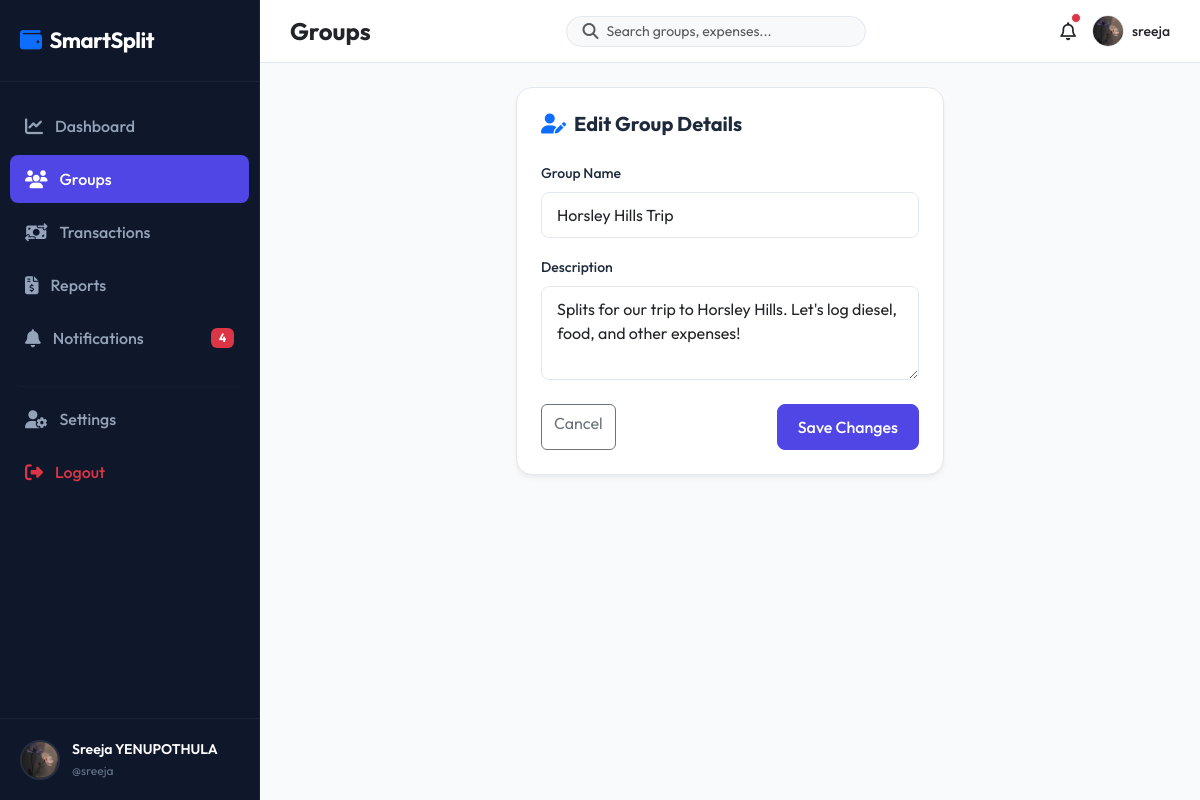
Screenshot of /groups/3/edit/ (signed in) with the database file from the repository.
### accounts/models.py (models this page shows, shortened)
class Profile(models.Model):
    user = models.OneToOneField(User, on_delete=models.CASCADE, related_name='profile')
    profile_picture = models.ImageField(upload_to='profiles/', default='profiles/default.png', blank=True)
    phone_number = models.CharField(max_length=15, blank=True)
    upi_id = models.CharField(max_length=50, blank=True)

### groups/models.py (models this page shows, shortened)
class Group(models.Model):
    name = models.CharField(max_length=100)
    description = models.TextField(blank=True)
    created_by = models.ForeignKey(User, on_delete=models.CASCADE, related_name='created_groups')
    created_date = models.DateTimeField(auto_now_add=True)
    invite_code = models.CharField(max_length=12, unique=True, blank=True)

### groups/views.py (the view)
# urls.py: path('<int:group_id>/edit/', views.group_edit_view, name='edit'),
@login_required
def group_edit_view(request, group_id):
    group = get_object_or_404(Group, id=group_id)
    if group.created_by != request.user:
        messages.error(request, "Only the group creator can edit this group.")
        return redirect('groups:detail', group_id=group.id)
    if request.method == 'POST':
        form = GroupForm(request.POST, instance=group)
        if form.is_valid():
            form.save()
            messages.success(request, "Group details updated!")
            return redirect('groups:detail', group_id=group.id)
    else:
        form = GroupForm(instance=group)
    return render(request, 'groups/edit.html', {'form': form, 'group': group})

### groups/forms.py
class GroupForm(forms.ModelForm):
    class Meta:
        model = Group
        fields = ['name', 'description']
        widgets = {
            'name': forms.TextInput(attrs={'class': 'form-control', 'placeholder': 'Enter group name'}),
            'description': forms.Textarea(attrs={'class': 'form-control', 'rows': 3, 'placeholder': 'Enter group description (optional)'}),
        }

### notifications/context_processors.py (called while the page is built)
def unread_notifications_count(request):
    if request.user.is_authenticated:
        count = Notification.objects.filter(user=request.user, is_read=False).count()
        return {'unread_notifications_count': count}
    return {'unread_notifications_count': 0}

### templates/groups/edit.html (shortened to what this page needs)
{% extends 'base.html' %}
{% block content %}
<div class="row justify-content-center">
    <div class="col-lg-6">
        <div class="premium-card p-4">
            <h5 class="fw-bold mb-4"><i class="fa-solid fa-user-pen text-primary me-2"></i>Edit Group Details</h5>
            <form method="POST">
                <div class="mb-3">
                    <label for="id_name" class="form-label">Group Name</label>
                    {{ form.name }}
                </div>
                <div class="mb-4">
                    <label for="id_description" class="form-label">Description</label>
                    {{ form.description }}
                </div>
                <div class="d-flex justify-content-between">
                    <a href="{% url 'groups:detail' group.id %}" class="btn btn-outline-secondary">Cancel</a>
                    <button type="submit" class="btn btn-primary">Save Changes</button>
                </div>
            </form>
        </div>
    </div>
</div>
{% endblock %}

### templates/includes/sidebar.html
{% load static %}
<div class="sidebar" id="sidebar">
    <div class="sidebar-logo">
        <i class="fa-solid fa-wallet text-primary me-2"></i>SmartSplit
    </div>
    <ul class="sidebar-menu">
        <li class="sidebar-item">
            <a href="{% url 'dashboard:home' %}" class="sidebar-link {% if request.resolver_match.app_name == 'dashboard' %}active{% endif %}">
                <i class="fa-solid fa-chart-line"></i>Dashboard
            </a>
        </li>
        <li class="sidebar-item">
            <a href="{% url 'groups:list' %}" class="sidebar-link {% if request.resolver_match.app_name == 'groups' %}active{% endif %}">
                <i class="fa-solid fa-users"></i>Groups
            </a>
        </li>
        <li class="sidebar-item">
            <a href="{% url 'payments:history' %}" class="sidebar-link {% if request.resolver_match.app_name == 'payments' and request.resolver_match.url_name == 'history' %}active{% endif %}">
                <i class="fa-solid fa-money-bill-transfer"></i>Transactions
            </a>
        </li>
        <li class="sidebar-item">
            <a href="{% url 'reports:index' %}" class="sidebar-link {% if request.resolver_match.app_name == 'reports' %}active{% endif %}">
                <i class="fa-solid fa-file-invoice-dollar"></i>Reports
            </a>
        </li>
        <li class="sidebar-item">
            <a href="{% url 'notifications:list' %}" class="sidebar-link {% if request.resolver_match.app_name == 'notifications' %}active{% endif %}">
                <i class="fa-solid fa-bell"></i>Notifications
                {% if unread_notifications_count > 0 %}
                    <span class="badge bg-danger ms-auto">{{ unread_notifications_count }}</span>
                {% endif %}
            </a>
        </li>
        <li class="sidebar-item mt-4">
            <hr style="border-color: rgba(255,255,255,0.08); margin: 0 10px;">
        </li>
        <li class="sidebar-item mt-2">
            <a href="{% url 'accounts:profile' %}" class="sidebar-link {% if request.resolver_match.app_name == 'accounts' %}active{% endif %}">
                <i class="fa-solid fa-user-gear"></i>Settings
            </a>
        </li>
        <li class="sidebar-item">
            <a href="{% url 'accounts:logout' %}" class="sidebar-link text-danger">
                <i class="fa-solid fa-right-from-bracket"></i>Logout
            </a>
        </li>
    </ul>
    <div class="sidebar-user">
        {% if user.profile.profile_picture %}
            <img src="{{ user.profile.profile_picture.url }}" alt="{{ user.username }}" class="sidebar-user-img">
        {% else %}
            <img src="{% static 'images/default_user.png' %}" alt="{{ user.username }}" class="sidebar-user-img">
        {% endif %}
        <div class="sidebar-user-info">
            <div class="sidebar-username">{{ user.first_name }} {{ user.last_name }}</div>
            <div class="sidebar-user-role">@{{ user.username }}</div>
        </div>
    </div>
</div>

### templates/includes/navbar.html (shortened to what this page needs)
{% load static %}
<nav class="top-navbar">
    <div class="d-flex align-items-center">
        <h4 class="fw-bold mb-0 text-dark">
            {% block page_title %}
                {% if request.resolver_match.app_name == 'dashboard' %}Dashboard
                {% elif request.resolver_match.app_name == 'groups' %}Groups
                {% elif request.resolver_match.app_name == 'expenses' %}Expenses
                {% elif request.resolver_match.app_name == 'payments' %}Payments
                {% elif request.resolver_match.app_name == 'settlements' %}Settlements
                {% elif request.resolver_match.app_name == 'reports' %}Reports
                {% elif request.resolver_match.app_name == 'notifications' %}Notifications
                {% elif request.resolver_match.app_name == 'accounts' %}Account Settings
                {% else %}SmartSplit
                {% endif %}
            {% endblock %}
        </h4>
    </div>
    <form action="{% url 'dashboard:home' %}" method="GET" class="d-none d-md-flex align-items-center bg-light rounded-pill px-3 py-1" style="width: 300px; border: 1px solid var(--border-color);">
        <i class="fa-solid fa-magnifying-glass text-muted me-2"></i>
        <input type="text" name="q" placeholder="Search groups, expenses..." class="form-control border-0 bg-transparent p-0" style="box-shadow: none; font-size: 14px;" value="{{ search_query|default:'' }}">
    </form>
    <div class="d-flex align-items-center gap-3">
        <a href="{% url 'notifications:list' %}" class="position-relative text-dark" style="font-size: 18px;">
            <i class="fa-regular fa-bell"></i>
            {% if unread_notifications_count > 0 %}
                <span class="position-absolute top-0 start-100 translate-middle p-1 bg-danger border border-light rounded-circle">
                </span>
            {% endif %}
        </a>
        <a href="{% url 'accounts:profile' %}" class="text-decoration-none d-flex align-items-center gap-2">
            {% if user.profile.profile_picture %}
                <img src="{{ user.profile.profile_picture.url }}" alt="{{ user.username }}" style="width: 32px; height: 32px; border-radius: 50%; object-fit: cover; border: 1px solid var(--border-color);">
            {% else %}
                <img src="{% static 'images/default_user.png' %}" alt="{{ user.username }}" style="width: 32px; height: 32px; border-radius: 50%; object-fit: cover; border: 1px solid var(--border-color);">
            {% endif %}
            <span class="d-none d-lg-inline text-dark fw-medium" style="font-size: 14px;">{{ user.username }}</span>
        </a>
    </div>
</nav>

### static/css/style.css (style rules this page uses)
:root { --primary: #4F46E5; --primary-hover: #4338CA; --primary-light: #EEF2F6; --secondary: #0EA5E9; --dark-bg: #0B0F19; --sidebar-bg: #0F172A; --card-bg: #FFFFFF; --text-primary: #1E293B; --text-secondary: #64748B; --border-color: #E2E8F0; --success: #10B981; --danger: #EF4444; --warning: #F59E0B; --gray-bg: #F8FAFC; }
body { font-family: 'Outfit', sans-serif; background-color: var(--gray-bg); color: var(--text-primary); margin: 0; padding: 0; overflow-x: hidden; }
.sidebar { width: 260px; height: 100vh; background-color: var(--sidebar-bg); position: fixed; top: 0; left: 0; z-index: 1000; transition: all 0.3s ease; border-right: 1px solid rgba(255, 255, 255, 0.05); display: flex; flex-direction: column; }
.sidebar-logo { padding: 24px 20px; font-weight: 700; font-size: 22px; color: #FFFFFF; letter-spacing: -0.5px; border-bottom: 1px solid rgba(255, 255, 255, 0.05); }
.sidebar-menu { list-style: none; padding: 20px 10px; margin: 0; flex-grow: 1; }
.sidebar-item { margin-bottom: 5px; }
.sidebar-link { display: flex; align-items: center; padding: 12px 15px; color: #94A3B8; text-decoration: none; font-weight: 500; border-radius: 8px; transition: all 0.2s ease; }
.sidebar-link i { margin-right: 12px; font-size: 18px; }
.sidebar-link:hover, .sidebar-link.active { color: #FFFFFF; background-color: rgba(255, 255, 255, 0.08); }
.sidebar-link.active { background-color: var(--primary); color: #FFFFFF; }
.sidebar-user { padding: 20px; border-top: 1px solid rgba(255, 255, 255, 0.05); display: flex; align-items: center; }
.sidebar-user-img { width: 40px; height: 40px; border-radius: 50%; object-fit: cover; margin-right: 12px; border: 2px solid rgba(255, 255, 255, 0.1); }
.sidebar-user-info { flex-grow: 1; }
.sidebar-username { color: #FFFFFF; font-weight: 600; font-size: 14px; margin-bottom: 2px; white-space: nowrap; overflow: hidden; text-overflow: ellipsis; }
.sidebar-user-role { color: #64748B; font-size: 12px; }
.top-navbar { background-color: #FFFFFF; border-bottom: 1px solid var(--border-color); padding: 15px 30px; display: flex; justify-content: space-between; align-items: center; position: sticky; top: 0; z-index: 999; }
.premium-card { background: var(--card-bg); border: 1px solid var(--border-color); border-radius: 16px; box-shadow: 0 4px 6px -1px rgba(0, 0, 0, 0.05), 0 2px 4px -1px rgba(0, 0, 0, 0.03); transition: transform 0.2s ease, box-shadow 0.2s ease; overflow: hidden; }
.form-label { font-weight: 500; color: var(--text-primary); font-size: 14px; }
.form-control, .form-select { padding: 10px 15px; border-radius: 8px; border: 1px solid var(--border-color); background-color: #FFFFFF; transition: all 0.2s ease; }
.btn-primary { background-color: var(--primary); border-color: var(--primary); padding: 10px 20px; font-weight: 500; border-radius: 8px; transition: all 0.2s ease; }

### rows the page displays
Group: name "Horsley Hills Trip", description "Splits for our trip to Horsley Hills. Let's log diesel, food, and other expenses!"

### other values shown
{{ unread_notifications_count }} "4"
{{ user.first_name }} "Sreeja"
{{ user.last_name }} "YENUPOTHULA"
{{ user.username }} "sreeja"
